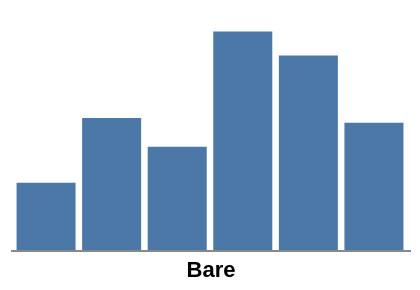

Write a Vega-Lite specification for this figure.
### Vega specification from a JSON file in a GitHub repository (floating-point values rounded to 4 significant figures)
{"width": 200, "height": 120, "padding": 5, "data": [{"name": "t", "values": [{"a": "Alpha", "b": 28, "c": "x", "d": 1}, {"a": "Bravo", "b": 55, "c": "y", "d": 2}, {"a": "Charlie", "b": 43, "c": "x", "d": 3}, {"a": "Delta", "b": 91, "c": "z", "d": 4}, {"a": "Echo", "b": 81, "c": "y", "d": 5}, {"a": "Foxtrot", "b": 53, "c": "z", "d": 6}]}], "scales": [{"name": "x", "type": "band", "domain": {"data": "t", "field": "a"}, "range": "width", "padding": 0.1}, {"name": "y", "type": "linear", "domain": {"data": "t", "field": "b"}, "range": "height", "nice": true}, {"name": "color", "type": "ordinal", "domain": {"data": "t", "field": "c"}, "range": {"scheme": "category10"}}, {"name": "ramp", "type": "linear", "domain": {"data": "t", "field": "d"}, "range": {"scheme": "blues"}}, {"name": "size", "type": "linear", "domain": {"data": "t", "field": "b"}, "range": [10, 200]}, {"name": "shape", "type": "ordinal", "domain": {"data": "t", "field": "c"}, "range": "symbol"}, {"name": "quant", "type": "quantize", "domain": [0, 100], "range": {"scheme": "greens", "count": 4}}], "marks": [{"type": "rect", "from": {"data": "t"}, "encode": {"enter": {"x": {"scale": "x", "field": "a"}, "width": {"scale": "x", "band": 1}, "y": {"scale": "y", "field": "b"}, "y2": {"scale": "y", "value": 0}}}}], "axes": [{"orient": "bottom", "scale": "x", "labels": false, "ticks": false, "domain": true, "title": "Bare"}]}
